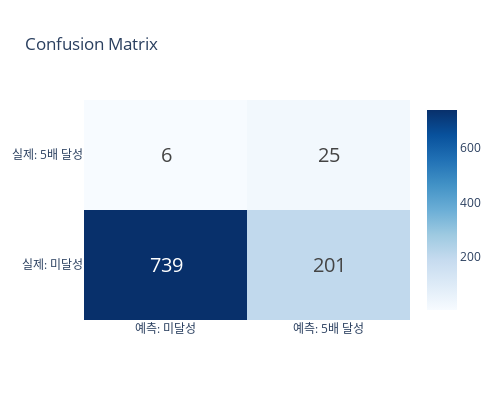

Notebook code cell kept with this figure:
### Code cell
# Confusion Matrix
cm = confusion_matrix(y_test, y_final_pred)

fig = go.Figure(data=go.Heatmap(
    z=cm,
    x=['예측: 미달성', '예측: 5배 달성'],
    y=['실제: 미달성', '실제: 5배 달성'],
    text=cm,
    texttemplate='%{text}',
    textfont={'size': 20},
    colorscale='Blues'
))

fig.update_layout(
    title='Confusion Matrix',
    height=400,
    width=500
)
fig.show()

# 해석
tn, fp, fn, tp = cm.ravel()
print(f"\n=== Confusion Matrix 해석 ===")
print(f"True Negative (정확히 미달성 예측): {tn}")
print(f"False Positive (미달성인데 5배 예측): {fp}")
print(f"False Negative (5배인데 미달성 예측): {fn}")
print(f"True Positive (정확히 5배 예측): {tp}")

### Figure 1 — Plotly figure (JSON) as saved in the notebook; plotly's stock layout.template omitted (floating-point values rounded to 4 significant figures)
{"data": [{"colorscale": [[0, "rgb(247,251,255)"], [0.125, "rgb(222,235,247)"], [0.25, "rgb(198,219,239)"], [0.375, "rgb(158,202,225)"], [0.5, "rgb(107,174,214)"], [0.625, "rgb(66,146,198)"], [0.75, "rgb(33,113,181)"], [0.875, "rgb(8,81,156)"], [1, "rgb(8,48,107)"]], "text": [[739, 201], [6, 25]], "textfont": {"size": 20}, "texttemplate": "%{text}", "type": "heatmap", "x": ["예측: 미달성", "예측: 5배 달성"], "y": ["실제: 미달성", "실제: 5배 달성"], "z": [[739, 201], [6, 25]]}], "layout": {"height": 400, "title": {"text": "Confusion Matrix"}, "width": 500}}
